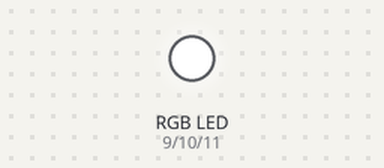
The sketch below on a simulated Arduino Uno, built with avr-gcc and run on an emulated ATmega328P. Shown: an RGB LED mixed from three pins (HIGH = lit).

Above: at 0.1 s.
Timing chart, 0 to 1.6 s (numbered marks = the images above):
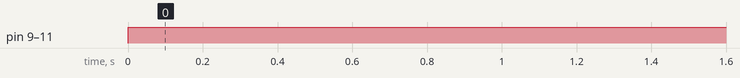

Measured:
- by itself, pin 9 (R), pin 10 (G), pin 11 (B): LOW → HIGH at 0.00 s

The sketch:

main.ino
```cpp
#define R 9
#define G 10
#define B 11

void setup() {
  pinMode(R, OUTPUT);
  pinMode(G, OUTPUT);
  pinMode(B, OUTPUT);
}

void loop() {
  /* rgb(random(0, 255), random(0, 255), random(0, 255)); */
  rgb(0xff, 0xff, 0xff);
  delay(250);
}

void rgb(int r, int g, int b) {
  analogWrite(R, r);
  analogWrite(G, g);
  analogWrite(B, b);
}
```
